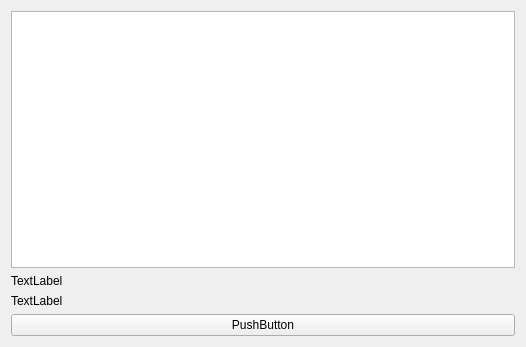
<?xml version="1.0" encoding="UTF-8"?>
<ui version="4.0">
 <class>Form</class>
 <widget class="QWidget" name="Form">
  <property name="geometry">
   <rect>
    <x>0</x>
    <y>0</y>
    <width>526</width>
    <height>347</height>
   </rect>
  </property>
  <property name="windowTitle">
   <string>Form</string>
  </property>
  <layout class="QHBoxLayout" name="horizontalLayout">
   <item>
    <layout class="QVBoxLayout" name="verticalLayout">
     <item>
      <widget class="QTextEdit" name="textEdit"/>
     </item>
     <item>
      <widget class="QLabel" name="label_2">
       <property name="text">
        <string>TextLabel</string>
       </property>
      </widget>
     </item>
     <item>
      <widget class="QLabel" name="label">
       <property name="text">
        <string>TextLabel</string>
       </property>
      </widget>
     </item>
     <item>
      <widget class="QPushButton" name="pushButton">
       <property name="text">
        <string>PushButton</string>
       </property>
      </widget>
     </item>
    </layout>
   </item>
  </layout>
 </widget>
 <resources/>
 <connections/>
</ui>
